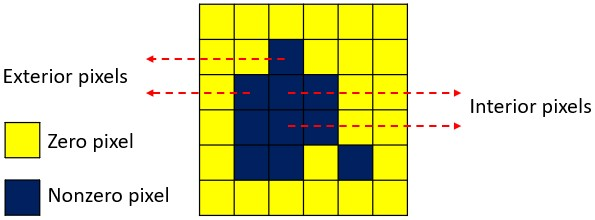
#> input picture classification of pixels.jpg, 595 x 220 px
$ python -i imageruler.py   (imports and definitions only)
#> lines starting #> are read from the running program, lines starting #| are printed output that depends on the picture; after the words box and inside, x2 and y2 are one past the last pixel; in counts of white or black regions, pixels touching at a corner belong together
#> `picture = cv2.imread('../classification of pixels.jpg', cv2.IMREAD_GRA..`:
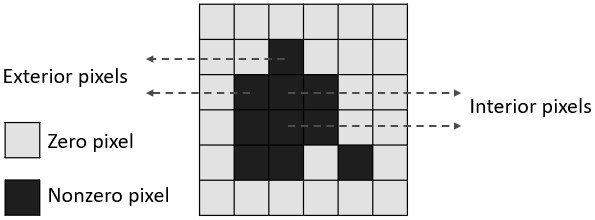
#> picture: shape (220, 595); min 0, max 255, mean 214.9
"""Imageruler for measuring minimum lengthscales in binary images."""

import enum
from typing import Callable, Optional, Tuple, Union
import warnings
import cv2 as cv
import numpy as np

# [1 line not run here, left out]

# Threshold used for binarization.
_BINARIZATION_THRESHOLD = 0.5

_PLUS_KERNEL = np.array(
    [
        [0, 1, 0],
        [1, 1, 1],
        [0, 1, 0],
    ],
    dtype=np.uint8,
)

Array = np.ndarray
PhysicalSize = Tuple[float, ...]
PixelSize = Tuple[float, ...]
MarginSize = Tuple[Tuple[float, float], ...]
PeriodicAxes = Tuple[int, ...]
Padding = Tuple[Tuple[int, int], Tuple[int, int]]


@enum.unique
class Direction(enum.Enum):
  IN = 'in'
  OUT = 'out'
  BOTH = 'both'


@enum.unique
class PaddingMode(enum.Enum):
  EDGE = 'edge'
  SOLID = 'solid'
  VOID = 'void'


@enum.unique
class KernelShape(enum.Enum):
  CIRCLE = 'circle'
  RECTANGLE = 'rectangle'


# [171 lines left out: functions minimum_length_solid, minimum_length_void, minimum_length_solid_void, not called in this run]


def minimum_length(
    array: Array,
    phys_size: Optional[PhysicalSize] = None,
    periodic_axes: Optional[PeriodicAxes] = None,
    margin_size: Optional[MarginSize] = None,
    pad_mode: Union[PaddingMode, Tuple[PaddingMode, PaddingMode]] = (
        PaddingMode.SOLID,
        PaddingMode.VOID,
    ),
    kernel_shape: KernelShape = KernelShape.CIRCLE,
    warn_cusp: bool = False,
) -> float:
  """Computes the minimum length scale of an image.

  Th returned value is the smaller of the minimum length scale of the solid and
  void regions. For a 2D image, this is computed using the difference between
  morphological opening and closing. For a 1d image, this is computed using
  a brute-force search.

  Args:
    array: The 1D or 2D binarized image array.
    phys_size: The extent of the image in physical units. If not specified,
      pixel units are used for the returned length scale.
    periodic_axes: The axes which are periodic. x is 0 and y is 1. If not
      specified, no axes are treated as periodic.
    margin_size: The physical dimensions of the image margins. If specified,
      this subregion is excluded from the length scale measurement. Default is
      no margins.
    pad_mode: The padding mode to use at the image boundaries for each phase.
      Defaults to solid for the solid phase and void for the void phase.
    kernel_shape: The kernel shape to use for probing the length scale. Defaults
      to a circular kernel.
    warn_cusp: Whether to warn about the presence of sharp corners or cusps
      detected in the image. Default is False (no warning).

  Returns:
    The minimum length scale of the solid and void phases in the input image.
    The units are the same as those of `phys_size`. If `phys_size` is not
    specified, pixel units are used.
  """
  array, pixel_size, short_pixel_side, short_entire_side = _initialize_ruler(
      array, phys_size, periodic_axes, warn_cusp
  )

  # If all of the elements in the array are the same,
  # the shorter length of the image is considered to
  # be its minimum length scale.
  if len(np.unique(array)) == 1:
    return short_entire_side

  if array.ndim == 1:
    if margin_size is not None:
      array = _trim_margins(array, margin_size, pixel_size)
    solid_min_length, void_min_length = _minimum_length_1d(array)
    return min(solid_min_length, void_min_length) * short_pixel_side

  if isinstance(pad_mode, PaddingMode):
    pad_mode = (pad_mode, pad_mode)

  def _interior_pixel_number(diameter: float, arr: Array) -> bool:
    """Determines whether an image violates a given length scale."""
    return _length_violation(
        array=arr,
        diameter=diameter,
        pixel_size=pixel_size,
        margin_size=margin_size,
        pad_mode=pad_mode,
        kernel_shape=kernel_shape,
    ).any()

  min_len, _ = _search(
      (short_pixel_side, short_entire_side),
      min(pixel_size) / 2,
      lambda d: _interior_pixel_number(d, array),
  )

  return min_len


# [16 lines left out: function _length_violation_solid, not called in this run]


def _length_violation(
    array: Array,
    diameter: float,
    pixel_size: PixelSize,
    margin_size: Optional[MarginSize] = None,
    pad_mode: Tuple[PaddingMode, PaddingMode] = (
        PaddingMode.SOLID,
        PaddingMode.VOID,
    ),
    kernel_shape: KernelShape = KernelShape.CIRCLE,
) -> Array:
  """Identifies the subregions which contain length scale violations."""
  kernel = get_kernel(diameter, pixel_size, kernel_shape)
  close_open_diff = binary_open(array, kernel, pad_mode[0]) ^ binary_close(
      array, kernel, pad_mode[1]
  )
  interior_diff = close_open_diff & _get_interior(
      array, Direction.BOTH, pad_mode
  )
  if margin_size is not None:
    interior_diff = _trim_margins(interior_diff, margin_size, pixel_size)
  return interior_diff


# [136 lines left out: functions length_violation_solid, length_violation_void, length_violation, not called in this run]


def _initialize_ruler(
    array: Array,
    phys_size: PhysicalSize,
    periodic_axes: Optional[PeriodicAxes] = None,
    warn_cusp: bool = False,
) -> Tuple[Array, PixelSize, float, float]:
  """Initializes the ruler.

  This function converts the input array to a boolean array without redundant
  dimensions and computes some basic information about the image.

  Args:
    array: The 2D binarized image array.
    phys_size: The extent of the image in physical units. If not specified,
      pixel units are used for the returned length scale.
    periodic_axes: The axes which are periodic. x is 0 and y is 1. If not
      specified, no axes are treated as periodic.
    warn_cusp: Whether to warn about the presence of sharp corners or cusps
      detected in the image. Default is False (no warning).

  Returns:
    A tuple with four elements. The first is a Boolean array obtained by
    squeezing and binarizing the input array, the second is an array that
    contains the pixel size, the third is the length of the shorter side of
    the pixel, and the fourth is the length of the shorter side of the image.

  Raises:
    ValueError: If the physical size `phys_size` does not have the
    expected format or the length of `phys_size` does not match the dimension
    of the input array.
  """
#> called with warn_cusp = False

  array = np.squeeze(array)

  if (
      isinstance(phys_size, Array)
      or isinstance(phys_size, list)
      or isinstance(phys_size, tuple)
  ):
    phys_size = np.squeeze(phys_size)
    phys_size = phys_size[phys_size.nonzero()]  # keep nonzero elements only
  elif isinstance(phys_size, float) or isinstance(phys_size, int):
    phys_size = [phys_size]
  elif phys_size is None:
    phys_size = array.shape
  else:
    raise ValueError('Invalid format of the physical size.')

  assert array.ndim == len(
      phys_size
  ), 'The physical size and the dimension of the input array do not match.'
  assert array.ndim in (
      1,
      2,
  ), 'The current version of imageruler only supports 1d and 2d.'

  short_entire_side = min(phys_size)  # shorter side of the entire design region
  pixel_size = _get_pixel_size(array, phys_size)
#> pixel_size = (1, 1)
  short_pixel_side = min(pixel_size)  # shorter side of a pixel
#> short_pixel_side = 1
  array = _binarize(array)  # Boolean array

  if periodic_axes is not None:
    if array.ndim == 2:
      periodic_axes = np.array(periodic_axes)
      reps = (2 if 0 in periodic_axes else 1, 2 if 1 in periodic_axes else 1)
      array = np.tile(array, reps)
      phys_size = np.array(phys_size) * reps
      short_entire_side = min(
          phys_size
      )  # shorter side of the entire design region
    else:  # arr.ndim == 1
      array = np.tile(array, 2)
      short_entire_side *= 2

  if warn_cusp and array.ndim == 2:
    harris = cv.cornerHarris(
        array.astype(np.uint8), blockSize=5, ksize=5, k=0.04
    )
    if np.max(harris) > 5e-10:
      warnings.warn('This image may contain sharp corners or cusps.')

  return array, pixel_size, short_pixel_side, short_entire_side


def _search(
    arg_range: Tuple[float, float],
    arg_threshold: float,
    function: Callable[[float], bool],
) -> Tuple[float, bool]:
  """Performs a binary search.

  Args:
    arg_range: Initial range of the argument under search.
    arg_threshold: Threshold of the argument range, below which the search
      stops.
    function: A function that returns True if the viariable is large enough but
      False if the variable is not large enough.

  Returns:
    A tuple with two elements. The first is a float that represents the search
    result. The second is a Boolean value, which is True if the search indeed
    happens, False if the condition for starting search is not satisfied in
    the beginning.

  Raises:
    RuntimeError: If `function` returns True at a smaller input viariable
    but False at a larger input viariable.
  """

  args = [min(arg_range), (min(arg_range) + max(arg_range)) / 2, max(arg_range)]

  if not function(args[0]) and function(args[2]):
    while abs(args[0] - args[2]) > arg_threshold:
      arg = args[1]
      if not function(arg):
        args[0], args[1] = (
            arg,
            (arg + args[2]) / 2,
        )  # The current value is too small
      else:
        args[1], args[2] = (
            arg + args[0]
        ) / 2, arg  # The current value is still large
    return args[1], True
  elif not function(args[0]) and not function(args[2]):
    return args[2], False
  elif function(args[0]) and function(args[2]):
    return args[0], False
  else:
    raise RuntimeError('The function is not monotonically increasing.')


# [36 lines left out: function _minimum_length_1d, not called in this run]


def _get_interior(
    array: Array,
    direction: Direction,
    pad_mode: Union[PaddingMode, Tuple[PaddingMode, PaddingMode]],
) -> Array:
  """Gets inner borders, outer borders, or union of inner and outer borders.

  Args:
    array: A 2D array that represents an image.
    direction: The direction indicating inner borders, outer borders, or a union
      of inner and outer borders.
    pad_mode: The padding mode to use.

  Returns:
    A Boolean array in which all True elements are at and only at borders.
  """
  if direction is Direction.IN:
    return binary_erode(array, _PLUS_KERNEL, pad_mode)
  elif direction is Direction.OUT:
    return ~binary_dilate(array, _PLUS_KERNEL, pad_mode)
  elif direction is Direction.BOTH:
    eroded = binary_erode(array, _PLUS_KERNEL, pad_mode[0])
    dilated = binary_dilate(array, _PLUS_KERNEL, pad_mode[1])
    return ~dilated | eroded
  else:
    raise ValueError(f'Unknown direction: {direction.name}.')


def _get_pixel_size(array: Array, phys_size: PhysicalSize) -> PixelSize:
  """Gets the pixel size from an array and physical size."""
  return tuple(p / s for p, s in zip(phys_size, array.shape))


def _binarize(array: Array) -> Array:
  """Binarizes the input array."""

  return array > _BINARIZATION_THRESHOLD * max(array.flatten()) + (
      1 - _BINARIZATION_THRESHOLD
  ) * min(array.flatten())
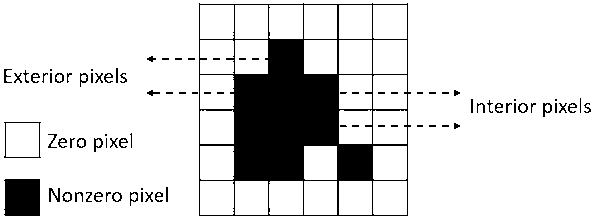
#> returned value: shape (220, 595) bool; 85.9% white; 87 black regions (37 under 20 px), largest, box (x1, y1, x2, y2) and area: (199, 3, 411, 216) 14888, (4, 179, 40, 216) 1298, (4, 122, 41, 158) 143
#> in minimum_length, `array, pixel_size, short_pixel_side, short_entire_side = _initialize_r..`: pixel_size = (1, 1); short_pixel_side = 1; short_entire_side = 220


def get_kernel(
    diameter: float,
    pixel_size: PixelSize = (1.0, 1.0),
    kernel_shape: KernelShape = KernelShape.CIRCLE,
) -> Array:
  """Gets the kernel with a given diameter and pixel size.

  Args:
    diameter: A float that represents the diameter of the kernel, which acts
      like a probe.
    pixel_size: A tuple, list, or array that represents the physical size of one
      pixel in the image.
    kernel_shape: The kernel shape to use.

  Returns:
    An array of unsigned integers 0 and 1 representing the kernel for
    morpological operations.
  """
#> called with diameter = 1, pixel_size = (1, 1)

  pixel_size = np.asarray(pixel_size)
#> pixel_size = [1, 1]
  kernel_size = np.array(np.round(diameter / pixel_size), dtype=int)
#> kernel_size = [1, 1]
#> in _length_violation, `kernel = get_kernel(diameter, pixel_size, kernel_shape)`: kernel = [1]

  if kernel_size[0] == 0 or kernel_size[1] == 0:
    return np.array([[1]], dtype=np.uint8)
  elif kernel_size in np.array([[2,2], [2,1], [1,2], [2,1]]):
    return np.ones(kernel_size, dtype=np.uint8)
  else:
    rounded_size = np.round(diameter / pixel_size - 1) * pixel_size

  if kernel_shape is KernelShape.CIRCLE:
    x_tick = np.linspace(-rounded_size[0] / 2, rounded_size[0] / 2, kernel_size[0])
    y_tick = np.linspace(-rounded_size[1] / 2, rounded_size[1] / 2, kernel_size[1])
    x, y = np.meshgrid(x_tick, y_tick, sparse=True, indexing='ij')
    return np.array(x**2 + y**2 <= diameter**2 / 4, dtype=np.uint8)
  elif kernel_shape is KernelShape.RECTANGLE:
    return np.ones(kernel_size, dtype=np.uint8)
  else:
    raise ValueError(f'Unknown kernel shape: {kernel_shape.name}.')


def _get_padding_for_kernel(kernel: Array) -> Tuple[Padding, Padding]:
  """Gets padding and unpadding width for a given kernel."""
  kernel_size = kernel.shape
  pad_width = ((kernel_size[0],) * 2, (kernel_size[1],) * 2)
  unpad_width = (
      (
          pad_width[0][0] + (kernel_size[0] + 1) % 2,
          pad_width[0][1] - (kernel_size[0] + 1) % 2,
      ),
      (
          pad_width[1][0] + (kernel_size[1] + 1) % 2,
          pad_width[1][1] - (kernel_size[1] + 1) % 2,
      ),
  )
  return pad_width, unpad_width


def binary_open(
    array: Array,
    kernel: Array,
    pad_mode: PaddingMode = PaddingMode.EDGE,
) -> Array:
  """Applies a binary morphological opening.

  Args:
    array: A binarized 2D array that represents a binary image.
    kernel: The kernel to use.
    pad_mode: The padding mode.

  Returns:
    A boolean array that represents the outcome of morphological opening.
  """
  pad_width, unpad_width = _get_padding_for_kernel(kernel)
#> pad_width = ((1, 1), (1, 1)); unpad_width = ((1, 1), (1, 1))
  array = _apply_padding(array, pad_width, pad_mode)
#> in _apply_padding, `((top, bottom), (left, right)) = pad_width`: top = 1
  opened = cv.morphologyEx(src=array, kernel=kernel, op=cv.MORPH_OPEN)
  return _remove_padding(opened, unpad_width).view(bool)


def binary_close(
    arr: Array,
    kernel: Array,
    pad_mode: PaddingMode = PaddingMode.EDGE,
) -> Array:
  """Applies a binary morphological closing.

  Args:
    arr: A binarized 2D array that represents a binary image.
    kernel: The kernel to use.
    pad_mode: The padding mode.

  Returns:
    A boolean array that represents the outcome of morphological closing.
  """
  pad_width, unpad_width = _get_padding_for_kernel(kernel)
#> pad_width = ((1, 1), (1, 1)); unpad_width = ((1, 1), (1, 1))
  arr = _apply_padding(arr, pad_width, pad_mode)
  closed = cv.morphologyEx(src=arr, kernel=kernel, op=cv.MORPH_CLOSE)
  return _remove_padding(closed, unpad_width).view(bool)


def binary_erode(
    array: Array,
    kernel: Array,
    pad_mode: PaddingMode = PaddingMode.EDGE,
) -> Array:
  """Applies a binary morphological erosion.

  Args:
    array: A binarized 2D array that represents a binary image.
    kernel: The kernel to use.
    pad_mode: The padding mode.

  Returns:
    A boolean array that represents the outcome of morphological erosion.
  """
  pad_width, unpad_width = _get_padding_for_kernel(kernel)
  array = _apply_padding(array, pad_width, pad_mode)
  eroded = cv.erode(array, kernel)
#> eroded: shape (226, 601); values 0 (black) and 1 (white), 81% white; 59 black regions, largest, box (x1, y1, x2, y2) and area: (194, 5, 415, 220) 19278, (6, 181, 44, 220) 1442, (6, 124, 45, 162) 419
  return _remove_padding(eroded, unpad_width).view(bool)


def binary_dilate(
    array: Array,
    kernel: Array,
    pad_mode: PaddingMode = PaddingMode.EDGE,
) -> Array:
  """Applies a binary morphological dilation.

  Args:
    array: A binarized 2D array that represents a binary image.
    kernel: The kernel to use.
    pad_mode: The padding mode.

  Returns:
    A boolean array that represents the outcome of morphological dilation.
  """
  pad_width, unpad_width = _get_padding_for_kernel(kernel)
  array = _apply_padding(array, pad_width, pad_mode)
  dilated = cv.dilate(array, kernel)
#> dilated: shape (226, 601); values 0 (black) and 1 (white), 87.8% white; 47 black regions (44 under 20 px), largest, box (x1, y1, x2, y2) and area: (237, 42, 376, 184) 12011, (0, 0, 601, 226) 3296, (8, 183, 42, 218) 1158
  return _remove_padding(dilated, unpad_width).view(bool)


def _apply_padding(
    array: Array, pad_width: Padding, pad_mode: PaddingMode
) -> Array:
  """Applies padding to the input array."""
  ((top, bottom), (left, right)) = pad_width
  if pad_mode is PaddingMode.EDGE:
    return cv.copyMakeBorder(
        array.view(np.uint8),
        top=top,
        bottom=bottom,
        left=left,
        right=right,
        borderType=cv.BORDER_REPLICATE,
    )
  elif pad_mode is PaddingMode.SOLID:
    return cv.copyMakeBorder(
        array.view(np.uint8),
        top=top,
        bottom=bottom,
        left=left,
        right=right,
        borderType=cv.BORDER_CONSTANT,
        value=1,
    )
  elif pad_mode is PaddingMode.VOID:
    return cv.copyMakeBorder(
        array.view(np.uint8),
        top=top,
        bottom=bottom,
        left=left,
        right=right,
        borderType=cv.BORDER_CONSTANT,
        value=0,
    )
  else:
    raise ValueError(f'Unknown padding mode: {pad_mode.name}.')


def _remove_padding(array: Array, pad_width: Padding) -> Array:
  """Removes padding from the input array."""
  slices = tuple(
      slice(pad_lo, dim - pad_hi)
      for (pad_lo, pad_hi), dim in zip(pad_width, array.shape)
  )
  return array[slices]


# [52 lines left out: function _trim_margins, not called in this run]

>>> import cv2
>>> picture = cv2.imread('../classification of pixels.jpg', cv2.IMREAD_GRAYSCALE)
>>> result = minimum_length(picture)
#> call 2 of _length_violation, with diameter = 220, pixel_size = (1, 1)
#> in _remove_padding (call 5), `return array[slices]`:
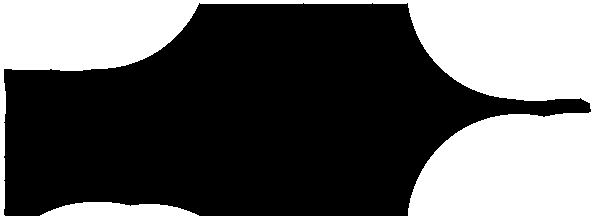
#> returned value: shape (220, 595); values 0 (black) and 1 (white), 38.4% white; 1 white region, box (x1, y1, x2, y2) and area: (0, 0, 595, 220) 50207
#> in _length_violation (call 2), `interior_diff = close_open_diff & _get_interior( array, Direction.BOTH..`:
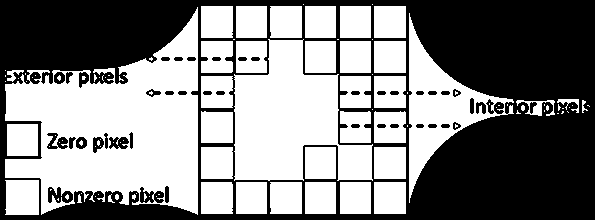
#> interior_diff: shape (220, 595) bool; 52.5% white; 43 black regions, largest, box (x1, y1, x2, y2) and area: (0, 0, 595, 220) 59514, (48, 187, 73, 203) 244, (140, 187, 164, 203) 220
#> the loop in _search, `while abs(args[0] - args[2]) > arg_threshold:` made 9 passes
#> arg on passes 6 to 9: 4.42, 2.71, 3.57, 3.14
#> pass 1, in _length_violation (call 3), `kernel = get_kernel(diameter, pixel_size, kernel_shape)`:
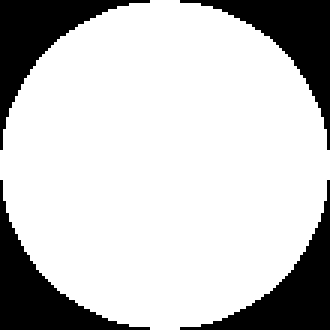
#> kernel: shape (110, 110) (shown 3 times larger); values 0 (black) and 1 (white), 77.9% white; 4 black regions, box (x1, y1, x2, y2) and area: (0, 0, 50, 50) 668, (60, 0, 110, 50) 668, (0, 60, 50, 110) 668, (60, 60, 110, 110) 668
#> pass 1, in binary_open (call 3), `opened = cv.morphologyEx(src=array, kernel=kernel, op=cv.MORPH_OPEN)`:
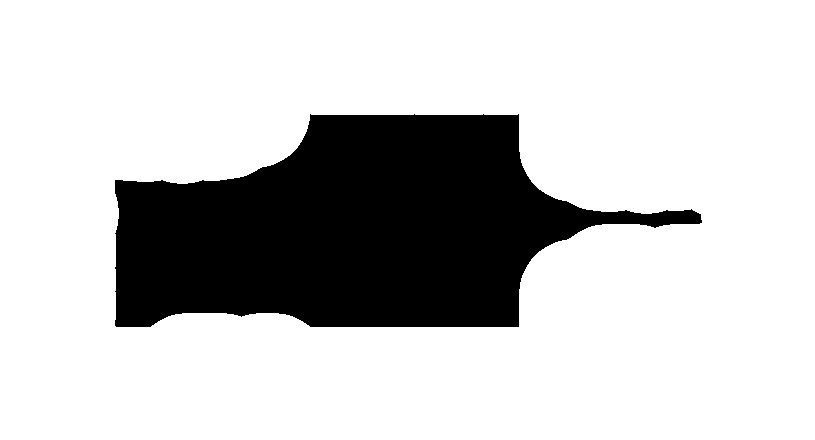
#> opened: shape (440, 815); values 0 (black) and 1 (white), 78.4% white; 1 black region, box (x1, y1, x2, y2) and area: (115, 114, 702, 327) 77307
#> pass 1, in binary_close (call 3), `arr = _apply_padding(arr, pad_width, pad_mode)`:
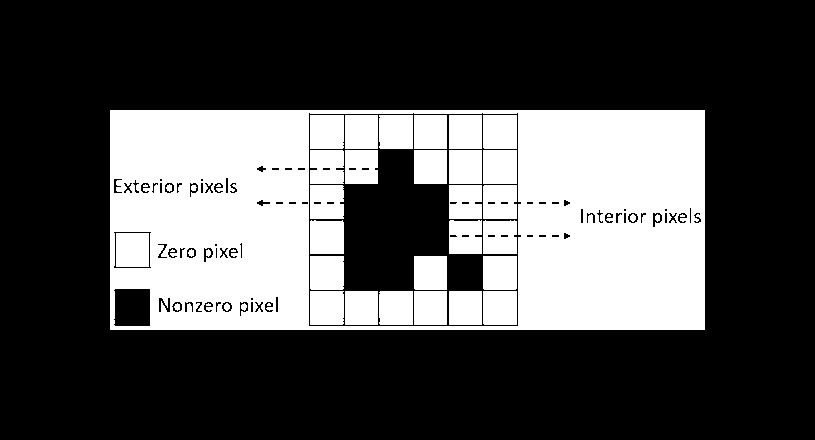
#> arr: shape (440, 815); values 0 (black) and 1 (white), 31.3% white; 45 white regions (8 under 20 px), largest, box (x1, y1, x2, y2) and area: (110, 110, 705, 330) 81646, (483, 150, 517, 184) 1156, (483, 115, 517, 149) 1155
#> after the loop in _search, `while abs(args[0] - args[2]) > arg_threshold:`: args = [2.71, 2.92, 3.14]
#> in minimum_length, `min_len, _ = _search( (short_pixel_side, short_entire_side), min(pixel..`: min_len = 2.92
#> result = 2.92
